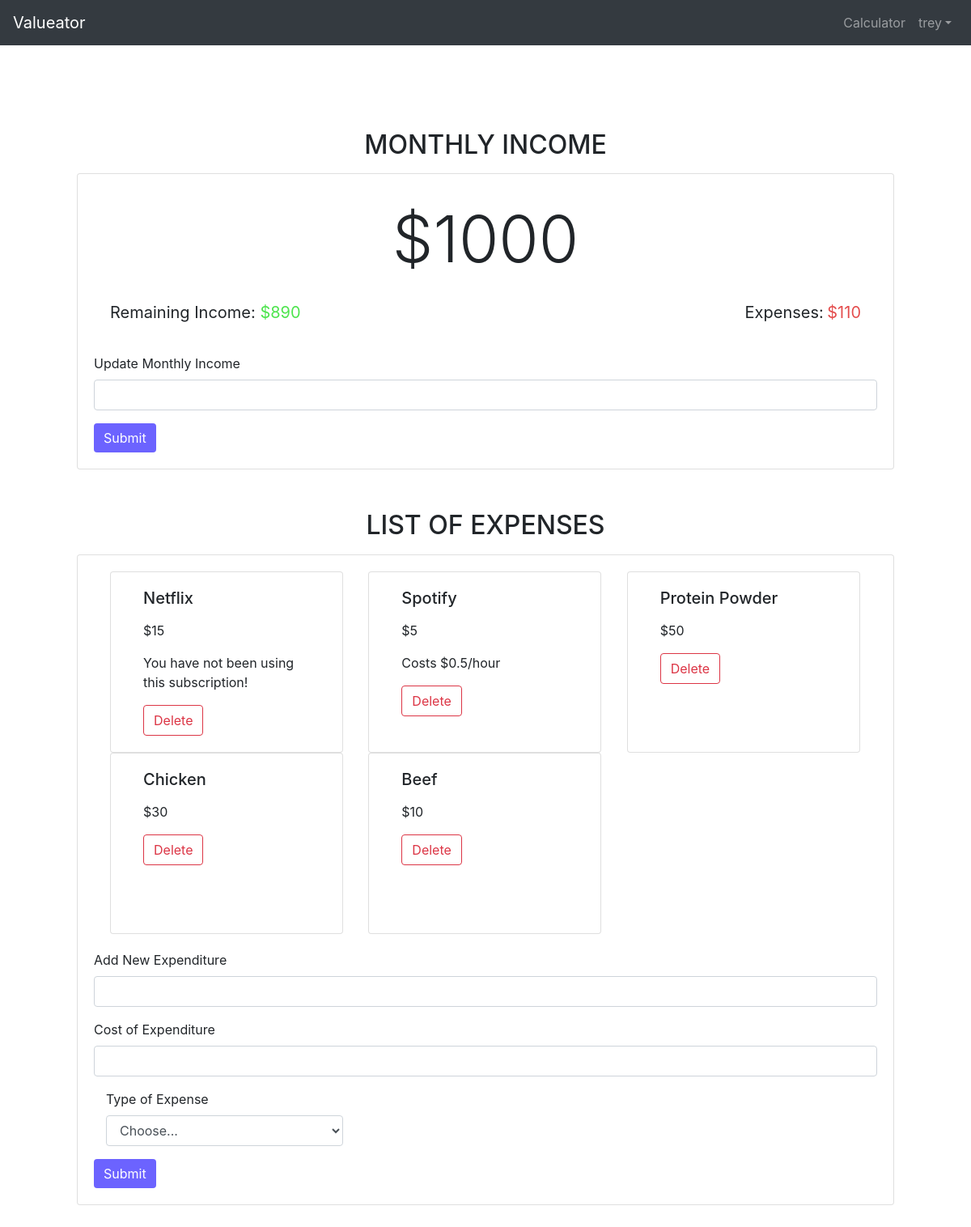
Before: /calculator/ (signed in) with the older database file.
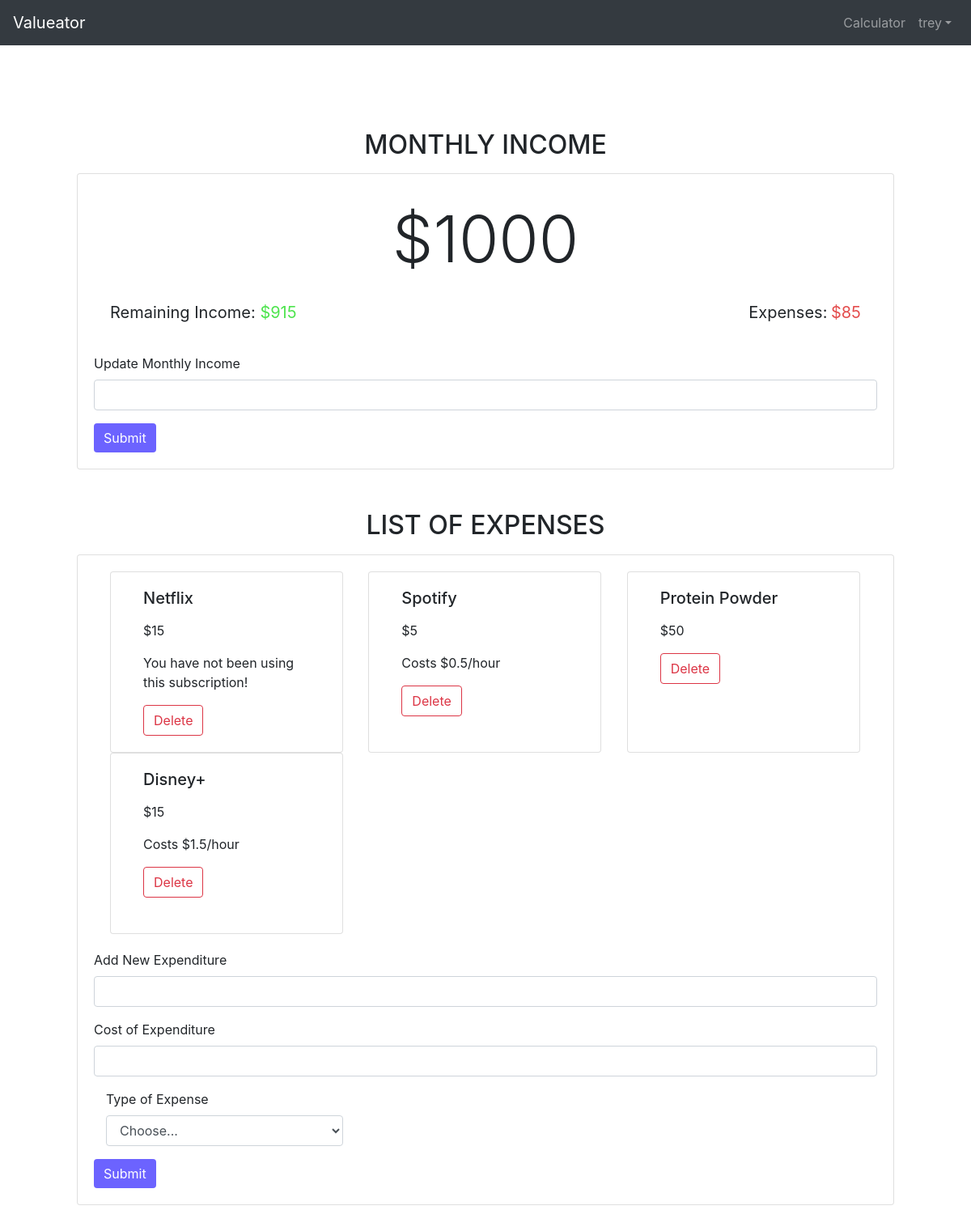
After: the same page with the newer database file.
### Calculator/models.py (models this page shows, shortened)
class Income(models.Model):
    income_text = models.IntegerField(validators=[MinValueValidator(0),MaxValueValidator(1000000)])
    user = models.ForeignKey(settings.AUTH_USER_MODEL, on_delete=models.CASCADE)

class Expenditure(models.Model):
    expenditure_text = models.CharField(max_length=50)
    expenditure_price = models.IntegerField(validators=[MinValueValidator(0),MaxValueValidator(1000000)])
    user = models.ForeignKey(settings.AUTH_USER_MODEL, on_delete=models.CASCADE)
    topic = models.ForeignKey(Topics, on_delete=models.CASCADE, null=True)
    sub_hours = models.IntegerField(validators=[MinValueValidator(0),MaxValueValidator(744)], blank=True, null=True)

### Calculator/views.py (the view)
# urls.py: path('', views.calculator, name='calculator'),
def calculator(request):
    try:
        latest_income_list = Income.objects.get(user = request.user)
        latest_expenditure_list = Expenditure.objects.filter(user = request.user)
        topics_list = Topics.objects.all()
        totalExpenditureCost = 0
        hourly_rate_list = []
        for expense in latest_expenditure_list:
            totalExpenditureCost += expense.expenditure_price
            if expense.topic.topic_text == "Digital Subscription":
                if expense.sub_hours > 0:
                    hourly_rate = expense.expenditure_price/expense.sub_hours
                else:
                    hourly_rate = 0
                hourly_rate_list.append(hourly_rate)
            else:
                hourly_rate_list.append(-1)
        remainingIncome = latest_income_list.income_text - totalExpenditureCost
        fusion = zip(latest_expenditure_list, hourly_rate_list)
        context = {
            'latest_income': latest_income_list,
            'fusion': fusion,
            'topics_list': topics_list,
            'totalExpenditureCost': totalExpenditureCost,
            'remainingIncome': remainingIncome
        }
        print(context)
        return render(request, "Calculator/calculator.html", context)
    except:
        return render(request, "Calculator/calculator.html")

### Calculator/models.py (called while the page is built)
    def __str__(self):
        return self.topic_text

### Calculator/templates/Calculator/calculator.html (shortened to what this page needs)
{% extends 'base.html' %}
{% load static %}
{% block extrahead %}
<link rel="stylesheet" type="text/css" href="{% static 'css/calculator.css' %}">
{% endblock %}
{% block content %}
<div class="page-container" id="page-body">
    {% if user.is_authenticated %}
    <div class='income-section'>
        <h2 class='text-center mb-3'>MONTHLY INCOME</h2>
        <div class='card'>
        {%if latest_income %}
                <div class='card-body'>
                    <p class='lead'>${{ latest_income.income_text }}</p>
                    <div class="row">
                        <div class=col>
                            <p class="r-income-header">Remaining Income: </p>
                            <p class='r-income'>${{ remainingIncome }}</p>
                        </div>
                        <div class="col">
                            <div class="totalExp">
                                <p class="exp-total-header">Expenses: </p>
                                <p class='exp-total'>${{ totalExpenditureCost }}</p>
                            </div>
                        </div>
                    </div>
                </div>
                <div class="row">
                    <div class="col">
                        <form method='POST' action="{% url 'Calculator:addIncome' %}">
                            <div class='form-group'>
                                <label for='add-income'>Update Monthly Income</label>
                                <input class='form-control' id='add-income' name='income_text'>
                            </div>
                            <button type="submit" class="btn btn-primary">Submit</button>
                        </form>
                    </div>
                </div>
        {% endif %}
        </div>
    </div>
    <div class='expenditure-list'>
        <h2 class='text-center mb-3'>LIST OF EXPENSES</h2>
        <div class='card mb-3'>
        {%if fusion %}
        <div class='card-body'>
            <div class="row row-cols-4">
            {% for expenditure, hourly in fusion %}
            <div class='col-md-4'>
            <div class="card" style="width: 18rem; height: 14rem">
                <div class="card-body">
                  <h5 class="card-title">{{ expenditure.expenditure_text }}</h5>
                  <p class="card-text">
                      <p class='exp-cost'>${{ expenditure.expenditure_price }}</p>
                  {% if hourly > -1 %}
                      {% if hourly == 0 %}
                          <p>You have not been using this subscription!</p>
                      {% else %}
                          <p>Costs ${{hourly}}/hour</p>
                      {% endif %}
                  {% endif %}</p>
                  <form method='POST' action="{% url 'Calculator:deleteExpenditure' expenditure.id %}">
                    <button type="submit" class="btn btn-outline-danger">Delete</button>
                </form>
                </div>
              </div>
            </div>
        {% endfor %}
        </div>
        </div>
            <form method='POST' action="{% url 'Calculator:addExpenditure' %}">
                <div class='form-group'>
                    <label for='add-expenditure'>Add New Expenditure</label>
                    <input class='form-control' id='add-expenditure' name='expenditure_text'>
                </div>
                <div class='form-group'>
                    <label for='add-expenditure-price'>Cost of Expenditure</label>
                    <input class='form-control' id='add-expenditure-price' name='expenditure_price'>
                </div>
                <div class="form-group col-md-4">
                    <div id="exp-type">
                        <label for="topic_text">Type of Expense</label>
                        <select id="topic_text" class="form-control" name="topic_text">
                        <option selected>Choose...</option>
                        </select>
                    </div>
                </div>
                <button type="submit" class="btn btn-primary">Submit</button>
            </form>
        {% endif %}
        </div>
    </div>
    {% else %}
    <h1>You must login to be able to use the calculator</h1>
    {% endif %}
</div>
{% endblock %}

### templates/base.html (shortened to what this page needs)
{% load static %}
<!DOCTYPE html>
<html lang="en">
<head>
    <link rel="stylesheet" href="https://stackpath.bootstrapcdn.com/bootstrap/4.4.1/css/bootstrap.min.css"
>
{% block extrahead %}{% endblock %}
</head>
<body>
    {% include 'partials/_navbar.html' %}
    <div class="container">
        {% block content %}{% endblock %}
    </div>
</body>
</html>

### templates/partials/_navbar.html (shortened to what this page needs)
<nav class="navbar fixed-top navbar-dark bg-dark navbar-expand-sm navbar-content">
    <a class="navbar-brand" href='/'>Valueator</a>
    <div class="collapse navbar-collapse" id="nav">
    <ul class="navbar-nav ml-auto">
        {% if user.is_authenticated %}
            <li class="nav-item">
                <a class="nav-link" href="/calculator/">Calculator</a>
            </li>
        {% endif %}
            {% if user.is_authenticated %}
            <li class="nav-item dropdown">
                    <a class="nav-link dropdown-toggle" href="#" data-toggle="dropdown">{{ user.username }}</a>
            </li>
    {% else %}
            <li class="nav-item">
                    <a class="nav-link" href="{% url 'General:login' %}">Login/Register</a>
            </li>
    {% endif %}
    </ul>
    </div>
</nav>

### Calculator/static/css/calculator.css (style rules this page uses)
.page-container { margin-top: 10rem; margin-bottom: 50px; margin-right: 50px; margin-left: 50px; }
.btn-primary { background-color: #6C63FF !important; border: none; }
.card { padding-bottom: 20px; padding-left: 20px; padding-right: 20px; }
.income-section { padding-bottom: 50px; }
.lead { text-align: center; font-size: 80px; }
.exp-total-header { font-size: 20px; display: inline-block; }
.totalExp { text-align: right; }
.exp-total { font-size: 20px; color: #e44e4e; display: inline-block; }
.r-income-header { font-size: 20px; display: inline; }
.r-income { font-size: 20px; color: #4ee44e; display: inline; }

Changed rows visible on the page:
removed Expenditure: expenditure_text "Chicken", expenditure_price "30"
removed Expenditure: expenditure_text "Beef", expenditure_price "10"
added Expenditure: expenditure_text "Disney+", expenditure_price "15", hourly "1.5"
Other visible differences:
{{ remainingIncome }}: "890" → "915"
{{ totalExpenditureCost }}: "110" → "85"
